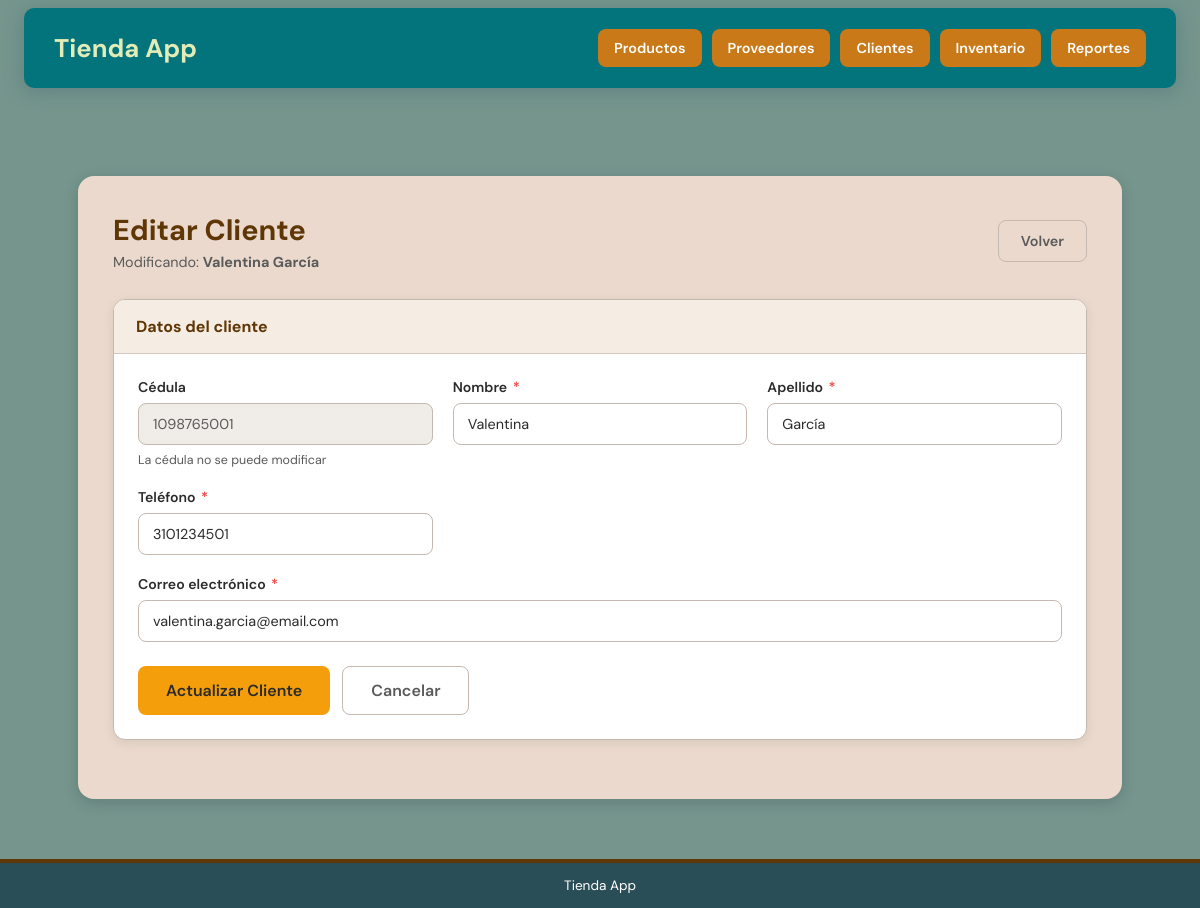
Screenshot of /clientes/editar_cliente.php?cedula=1098765001 with the database file from the repository.
### tables this page shows
CREATE TABLE clientes (
    cedula    VARCHAR(15)  PRIMARY KEY,
    nombre    VARCHAR(60)  NOT NULL,
    apellido  VARCHAR(60)  NOT NULL,
    telefono  VARCHAR(15)  NOT NULL,
    correo    VARCHAR(100) NOT NULL
);

### clientes/editar_cliente.php (the view, shortened to what this page needs)
<?php
require_once '../conexion.php';
$cedula = $_GET['cedula'] ?? '';
$stmt = $pdo->prepare("SELECT * FROM clientes WHERE cedula = ?");
$stmt->execute([$cedula]);
$cliente = $stmt->fetch();
?>
<!DOCTYPE html>
<html lang="es">
<head>
  <link rel="stylesheet" href="../css/style.css">
</head>
<body class="pagina-interior">
<?php include '../includes/navbar.php'; ?>
<div class="app-layout">
  <main class="content">
    <div class="content-header">
      <div>
        <h1 class="content-title">Editar Cliente</h1>
        <p class="content-subtitle">Modificando: <strong><?= htmlspecialchars($cliente['nombre'] . ' ' . $cliente['apellido']) ?></strong></p>
      </div>
      <a href="lista_cliente.php" class="btn btn-contorno">Volver</a>
    </div>
    <div class="card">
      <div class="card-header"><h3>Datos del cliente</h3></div>
      <div class="card-body">
        <form method="POST">
          <div class="form-grid">
            <div class="form-group">
              <label>Cédula</label>
              <input type="text" value="<?= htmlspecialchars($cliente['cedula']) ?>" disabled>
              <span class="form-hint">La cédula no se puede modificar</span>
            </div>
            <div class="form-group">
              <label for="nombre">Nombre <span class="requerido">*</span></label>
              <input type="text" id="nombre" name="nombre"
                     value="<?= htmlspecialchars($cliente['nombre']) ?>">
            </div>
            <div class="form-group">
              <label for="apellido">Apellido <span class="requerido">*</span></label>
              <input type="text" id="apellido" name="apellido"
                     value="<?= htmlspecialchars($cliente['apellido']) ?>">
            </div>
            <div class="form-group">
              <label for="telefono">Teléfono <span class="requerido">*</span></label>
              <input type="tel" id="telefono" name="telefono"
                     value="<?= htmlspecialchars($cliente['telefono']) ?>">
            </div>
            <div class="form-group ancho-completo">
              <label for="correo">Correo electrónico <span class="requerido">*</span></label>
              <input type="email" id="correo" name="correo"
                     value="<?= htmlspecialchars($cliente['correo']) ?>">
            </div>
          </div>
          <div class="form-acciones">
            <button type="submit" class="btn btn-advertencia btn-lg">Actualizar Cliente</button>
            <a href="lista_cliente.php" class="btn btn-contorno btn-lg">Cancelar</a>
          </div>
        </form>
      </div>
    </div>
  </main>
</div>
<footer class="footer">
  <p>Tienda App</p>
</footer>
</body>
</html>

### css/style.css (style rules this page uses)
:root { --primario: #04747C; --primario-osc: #0C444C; --acento: #c97917; --acento-osc: #5f3606; --verde: #067c5e; --verde-claro: #4CAC94; --papeleria: #F59E0B; --papeleria-light: #FEF3C7; --papeleria-dark: #92400E; --drogueria: #10B981; --drogueria-light: #D1FAE5; --drogueria-dark: #065F46; --supermercado: #3B82F6; --supermercado-light: #DBEAFE; --supermercado-dark: #1E40AF; --aseo: #EC4899; --aseo-light: #FCE7F3; --aseo-dark: #9D174D; --exito: #22C55E; --peligro: #EF4444; --advertencia: #F59E0B; --fondo: #75958d; --fondo-content: #ead9cc; --fondo-index: #FCFCEC; --texto: #2b2b2b; --texto-suave: #5a5a5a; --borde: #c4b8b0; --blanco: #ffffff; --radio: 12px; --radio-sm: 8px; --sombra: 0 4px 15px rgba(0,0,0,0.15); --sombra-lg:0 8px 30px rgba(0,0,0,0.2); }
*, *::before, *::after { box-sizing: border-box; margin: 0; padding: 0; font-family: 'DM Sans', sans-serif; }
a { text-decoration: none; color: inherit; }
body.pagina-interior { background-color: var(--fondo); color: var(--texto); min-height: 100vh; display: flex; flex-direction: column; padding-top: 22vh; }
.app-layout { flex: 1; width: 100%; display: flex; justify-content: center; padding: 0 20px; }
.content { width: 90%; max-width: 1200px; background-color: var(--fondo-content); padding: 35px; border-radius: 16px; box-shadow: var(--sombra); }
.content-header { display: flex; align-items: center; justify-content: space-between; margin-bottom: 28px; flex-wrap: wrap; gap: 15px; }
.content-title { font-size: 1.8rem; color: var(--acento-osc); font-weight: 700; }
.content-subtitle { color: var(--texto-suave); font-size: 0.9rem; margin-top: 4px; }
.btn { display: inline-flex; align-items: center; gap: 6px; color: var(--blanco); background-color: var(--verde); padding: 11px 22px; border-radius: var(--radio-sm); font-weight: 600; font-size: 0.9rem; transition: background 0.2s, transform 0.1s; border: none; cursor: pointer; text-decoration: none; }
.btn-advertencia { background-color: var(--advertencia); color: var(--texto); }
.btn-contorno { background: transparent; color: var(--texto-suave); border: 1.5px solid var(--borde); }
.btn-lg { padding: 13px 28px; font-size: 1rem; }
.formulario, .form-grid { display: grid; grid-template-columns: repeat(auto-fit, minmax(260px, 1fr)); gap: 20px; margin-bottom: 10px; }
.form-group { display: flex; flex-direction: column; gap: 7px; }
.form-group.ancho-completo { grid-column: 1 / -1; }
label { font-size: 0.88rem; font-weight: 600; color: var(--texto); }
label .requerido { color: var(--peligro); margin-left: 2px; }
input[type="text"], input[type="email"], input[type="number"], input[type="tel"], select, textarea { padding: 11px 14px; border: 1.5px solid var(--borde); border-radius: var(--radio-sm); font-size: 0.9rem; color: var(--texto); background: var(--blanco); transition: border-color 0.2s, box-shadow 0.2s; outline: none; width: 100%; }
input:disabled { background: #f0ece8; cursor: not-allowed; color: var(--texto-suave); }
.form-hint { font-size: 0.78rem; color: var(--texto-suave); }
.form-acciones { display: flex; gap: 12px; margin-top: 24px; flex-wrap: wrap; }
.card { background: var(--blanco); border-radius: var(--radio); border: 1px solid var(--borde); box-shadow: 0 3px 12px rgba(0,0,0,0.08); overflow: hidden; margin-bottom: 24px; }
.card-header { padding: 16px 22px; border-bottom: 1px solid #d5c8bf; display: flex; align-items: center; justify-content: space-between; background: #f5ede4; }
.card-header h3 { font-weight: 700; font-size: 1rem; color: var(--acento-osc); }
.card-body { padding: 24px; }
.footer { background-color: #2a4e57; color: var(--blanco); text-align: center; padding: 14px; margin-top: 60px; border-top: 4px solid var(--acento-osc); font-size: 0.85rem; }

### rows the page displays
clientes: nombre+apellido "Valentina García", cedula "1098765001", nombre "Valentina", apellido "García", telefono "3101234501", correo "valentina.garcia@email.com"
